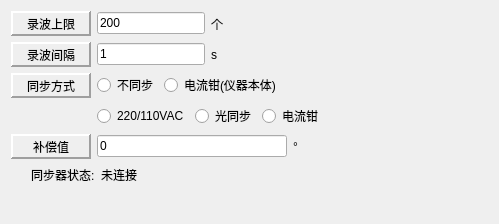
<?xml version="1.0" encoding="UTF-8"?>
<ui version="4.0">
 <class>OptionExpert</class>
 <widget class="QWidget" name="OptionExpert">
  <property name="geometry">
   <rect>
    <x>0</x>
    <y>0</y>
    <width>499</width>
    <height>224</height>
   </rect>
  </property>
  <property name="windowTitle">
   <string>Form</string>
  </property>
  <layout class="QVBoxLayout" name="verticalLayout">
   <item>
    <layout class="QGridLayout" name="gridLayout">
     <property name="leftMargin">
      <number>0</number>
     </property>
     <property name="horizontalSpacing">
      <number>6</number>
     </property>
     <item row="3" column="1">
      <layout class="QHBoxLayout" name="horizontalLayout">
       <item>
        <widget class="QRadioButton" name="rbt_sync_vac220_110">
         <property name="text">
          <string>220/110VAC</string>
         </property>
        </widget>
       </item>
       <item>
        <widget class="QRadioButton" name="rbt_sync_light">
         <property name="text">
          <string>光同步</string>
         </property>
        </widget>
       </item>
       <item>
        <widget class="QRadioButton" name="rbt_sync_clamp">
         <property name="text">
          <string>电流钳</string>
         </property>
        </widget>
       </item>
       <item>
        <spacer name="horizontalSpacer_7">
         <property name="orientation">
          <enum>Qt::Horizontal</enum>
         </property>
         <property name="sizeHint" stdset="0">
          <size>
           <width>40</width>
           <height>20</height>
          </size>
         </property>
        </spacer>
       </item>
      </layout>
     </item>
     <item row="2" column="0">
      <widget class="QLabel" name="lab_SYNC">
       <property name="minimumSize">
        <size>
         <width>0</width>
         <height>25</height>
        </size>
       </property>
       <property name="maximumSize">
        <size>
         <width>16777215</width>
         <height>25</height>
        </size>
       </property>
       <property name="frameShape">
        <enum>QFrame::Panel</enum>
       </property>
       <property name="frameShadow">
        <enum>QFrame::Raised</enum>
       </property>
       <property name="lineWidth">
        <number>2</number>
       </property>
       <property name="midLineWidth">
        <number>0</number>
       </property>
       <property name="text">
        <string>同步方式</string>
       </property>
       <property name="alignment">
        <set>Qt::AlignCenter</set>
       </property>
      </widget>
     </item>
     <item row="2" column="1">
      <layout class="QHBoxLayout" name="horizontalLayout_4">
       <item>
        <widget class="QRadioButton" name="rbt_sync_none">
         <property name="text">
          <string>不同步</string>
         </property>
        </widget>
       </item>
       <item>
        <widget class="QRadioButton" name="rbt_sync_clamp_internal">
         <property name="text">
          <string>电流钳(仪器本体)</string>
         </property>
        </widget>
       </item>
       <item>
        <spacer name="horizontalSpacer_8">
         <property name="orientation">
          <enum>Qt::Horizontal</enum>
         </property>
         <property name="sizeHint" stdset="0">
          <size>
           <width>40</width>
           <height>20</height>
          </size>
         </property>
        </spacer>
       </item>
      </layout>
     </item>
     <item row="0" column="1">
      <layout class="QHBoxLayout" name="horizontalLayout_6">
       <item>
        <widget class="QLineEdit" name="lineEdit_MaxFileNum">
         <property name="sizePolicy">
          <sizepolicy hsizetype="Preferred" vsizetype="Fixed">
           <horstretch>0</horstretch>
           <verstretch>0</verstretch>
          </sizepolicy>
         </property>
         <property name="text">
          <string notr="true">200</string>
         </property>
        </widget>
       </item>
       <item>
        <widget class="QLabel" name="label">
         <property name="text">
          <string>个</string>
         </property>
        </widget>
       </item>
       <item>
        <spacer name="horizontalSpacer">
         <property name="orientation">
          <enum>Qt::Horizontal</enum>
         </property>
         <property name="sizeHint" stdset="0">
          <size>
           <width>40</width>
           <height>20</height>
          </size>
         </property>
        </spacer>
       </item>
      </layout>
     </item>
     <item row="0" column="0">
      <widget class="QLabel" name="lab_MaxRec">
       <property name="minimumSize">
        <size>
         <width>80</width>
         <height>25</height>
        </size>
       </property>
       <property name="maximumSize">
        <size>
         <width>16777215</width>
         <height>25</height>
        </size>
       </property>
       <property name="frameShape">
        <enum>QFrame::Panel</enum>
       </property>
       <property name="frameShadow">
        <enum>QFrame::Raised</enum>
       </property>
       <property name="lineWidth">
        <number>2</number>
       </property>
       <property name="midLineWidth">
        <number>0</number>
       </property>
       <property name="text">
        <string>录波上限</string>
       </property>
       <property name="alignment">
        <set>Qt::AlignCenter</set>
       </property>
      </widget>
     </item>
     <item row="1" column="0">
      <widget class="QLabel" name="lab_Rec_Interval">
       <property name="minimumSize">
        <size>
         <width>0</width>
         <height>25</height>
        </size>
       </property>
       <property name="maximumSize">
        <size>
         <width>16777215</width>
         <height>25</height>
        </size>
       </property>
       <property name="frameShape">
        <enum>QFrame::Panel</enum>
       </property>
       <property name="frameShadow">
        <enum>QFrame::Raised</enum>
       </property>
       <property name="lineWidth">
        <number>2</number>
       </property>
       <property name="midLineWidth">
        <number>0</number>
       </property>
       <property name="text">
        <string>录波间隔</string>
       </property>
       <property name="alignment">
        <set>Qt::AlignCenter</set>
       </property>
      </widget>
     </item>
     <item row="1" column="1">
      <layout class="QHBoxLayout" name="horizontalLayout_5">
       <item>
        <widget class="QLineEdit" name="lineEdit_interval">
         <property name="sizePolicy">
          <sizepolicy hsizetype="Preferred" vsizetype="Fixed">
           <horstretch>0</horstretch>
           <verstretch>0</verstretch>
          </sizepolicy>
         </property>
         <property name="text">
          <string notr="true">1</string>
         </property>
        </widget>
       </item>
       <item>
        <widget class="QLabel" name="label_10">
         <property name="text">
          <string notr="true">s</string>
         </property>
        </widget>
       </item>
       <item>
        <spacer name="horizontalSpacer_6">
         <property name="orientation">
          <enum>Qt::Horizontal</enum>
         </property>
         <property name="sizeHint" stdset="0">
          <size>
           <width>40</width>
           <height>20</height>
          </size>
         </property>
        </spacer>
       </item>
      </layout>
     </item>
     <item row="4" column="1">
      <layout class="QHBoxLayout" name="horizontalLayout_7">
       <item>
        <widget class="QLineEdit" name="lineEdit_sync_justify">
         <property name="text">
          <string notr="true">0</string>
         </property>
        </widget>
       </item>
       <item>
        <widget class="QLabel" name="label_3">
         <property name="text">
          <string>°</string>
         </property>
        </widget>
       </item>
       <item>
        <spacer name="horizontalSpacer_11">
         <property name="orientation">
          <enum>Qt::Horizontal</enum>
         </property>
         <property name="sizeHint" stdset="0">
          <size>
           <width>40</width>
           <height>20</height>
          </size>
         </property>
        </spacer>
       </item>
      </layout>
     </item>
     <item row="4" column="0">
      <widget class="QLabel" name="lab_SYNC_justify">
       <property name="minimumSize">
        <size>
         <width>0</width>
         <height>25</height>
        </size>
       </property>
       <property name="maximumSize">
        <size>
         <width>16777215</width>
         <height>25</height>
        </size>
       </property>
       <property name="frameShape">
        <enum>QFrame::Panel</enum>
       </property>
       <property name="frameShadow">
        <enum>QFrame::Raised</enum>
       </property>
       <property name="lineWidth">
        <number>2</number>
       </property>
       <property name="midLineWidth">
        <number>0</number>
       </property>
       <property name="text">
        <string>补偿值</string>
       </property>
       <property name="alignment">
        <set>Qt::AlignCenter</set>
       </property>
      </widget>
     </item>
    </layout>
   </item>
   <item>
    <layout class="QHBoxLayout" name="horizontalLayout_2">
     <property name="leftMargin">
      <number>20</number>
     </property>
     <item>
      <widget class="QLabel" name="label_2">
       <property name="text">
        <string>同步器状态:</string>
       </property>
      </widget>
     </item>
     <item>
      <widget class="QLabel" name="label_status">
       <property name="text">
        <string>未连接</string>
       </property>
      </widget>
     </item>
     <item>
      <spacer name="horizontalSpacer_2">
       <property name="orientation">
        <enum>Qt::Horizontal</enum>
       </property>
       <property name="sizeHint" stdset="0">
        <size>
         <width>40</width>
         <height>20</height>
        </size>
       </property>
      </spacer>
     </item>
    </layout>
   </item>
   <item>
    <spacer name="verticalSpacer">
     <property name="orientation">
      <enum>Qt::Vertical</enum>
     </property>
     <property name="sizeHint" stdset="0">
      <size>
       <width>20</width>
       <height>2</height>
      </size>
     </property>
    </spacer>
   </item>
  </layout>
 </widget>
 <resources/>
 <connections/>
</ui>
